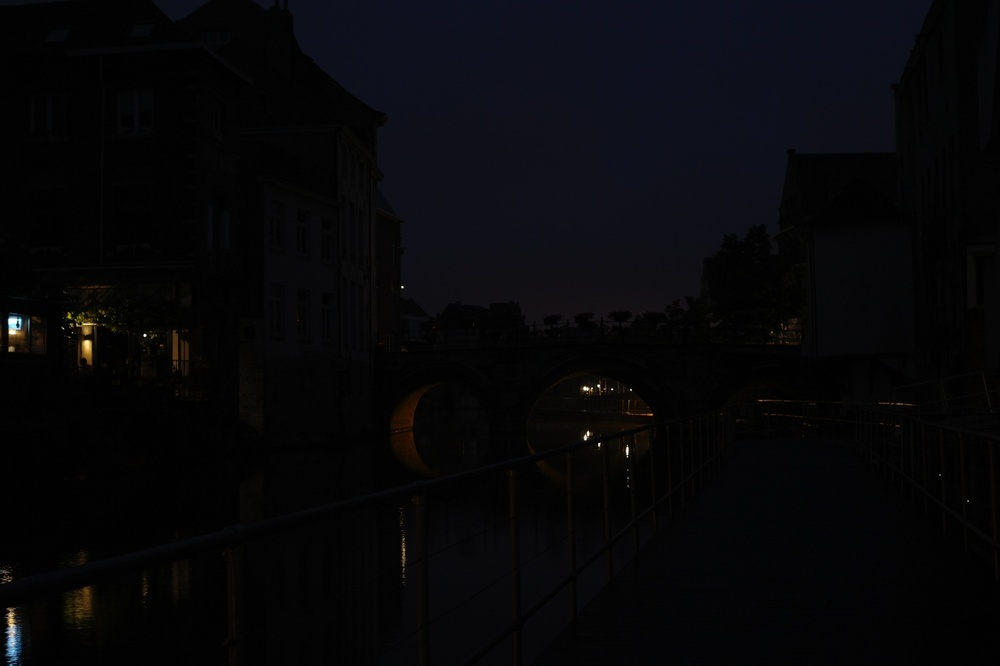
#> input picture XSTK_CNTT/TieuLuan/low-exposure.jpg, 1000 x 666 px, shrunk from 1538 x 1024 before the run
$ python 52100841_Part2.py
#> lines starting #> are read from the running program, lines starting #| are printed output that depends on the picture
import cv2 # sử dụng thư viện xử lý ảnh OpenCV
import numpy as np # thư viện toán học, đặc biệt là các tính toán trên các ma trận
from matplotlib import pyplot as plt # thư viện vẽ biểu đồ

def showimage(myimage, figsize=[5,5]): # dùng để fix size ảnh
    fig, ax = plt.subplots(figsize=figsize)
    ax.imshow(myimage, cmap = 'gray')
    plt.show()

def plot_histogram(img):
    # mỗi pixel có giá trị từ 0-255, nên phải khai báo một có 256 phần tử để chứa số đếm của các pixel có cùng giá trị
  hist, bins = np.histogram(img.flatten(),bins=256, range = [0,256])
#> hist = 256 values, max 119857 at index 2, min 0 at index 239, mean 2601.6; bins = 257 values from 0 to 256
  # dùng để fix size đồ thị
  fig, ax = plt.subplots(figsize=(5,5))
  ax.hist(img.flatten(),bins=256,range = [0,256],color='r')
  ax.set_xlabel('CƯỜNG ĐỘ PIXEL')
  ax.set_ylabel('#PIXEL')
  ax.set_xlim(0,255)
  # 3. tính toán hàm phân phối tích lũy (calculate CDF)
  cdf = hist.cumsum()
#> cdf = 256 values from 2637 to 666000
  cdf_normalized = cdf/cdf.max()
#> cdf_normalized = 256 values from 0.00396 to 1
  ax2 = ax.twinx()
  ax2.plot(cdf_normalized, color = 'b')
  ax2.set_ylabel('CDF(phân phối tích lũy)')
  ax2.set_ylim(0,1)
  plt.show()
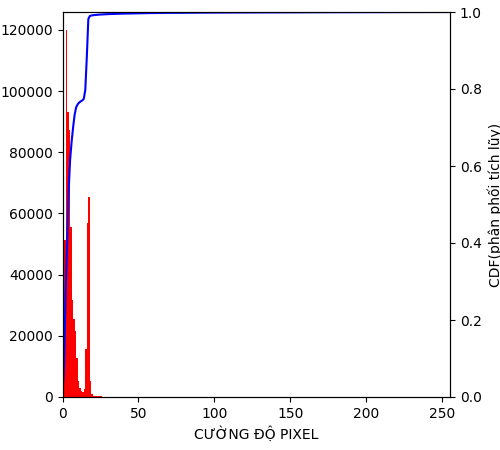
#> figure drawn by matplotlib, 2 panels; panel 1: tallest bar 119857 high, from x = 2 to 3; panel 2: curve peaks at x = 255, y = 1

# Tính toán histogram của ảnh xám
def compute_hist(img):
    # mỗi pixel có giá trị từ 0-255, nên phải khai báo một có 256 phần tử để chứa số đếm của các pixel có cùng giá trị
    hist = np.zeros((256,), np.uint8)
    # dùng để lấy kích thước của ảnh..... h, w = img.shape[:2]
    # w = img.shape[0]
    # h = img.shape[1]
    h, w = img.shape[:2]
    for i in range(h):
        for j in range(w):
            # lấy giá trị xám của điểm (i,j) hist[img[i][j]] += 1
            # giá trị gray tính ra cũng chính là phần tử thứ gray trong mảng his đã khai báo ở trên, sẽ tăng số đếm của phần tử thứ gray lên 1
            hist[img[i][j]] += 1
    return hist

def equal_hist(hist):
    cumulator = np.zeros_like(hist, np.float64)
    # Tính histogram mới của ảnh sau khi được cân bằng
    for i in range(len(cumulator)):
        cumulator[i] = hist[:i].sum()
    new_hist = (cumulator - cumulator.min())/(cumulator.max() - cumulator.min()) * 255
    new_hist = np.uint8(new_hist)
    return new_hist

def hist_equalize(img):
  # 1. calclate hist
  # hist = compute_hist(img)
  hist = cv2.calcHist([img], [0], None, [256], [0, 256])
  # 2. Chuẩn hóa biểu đồ (normalize hist)
  h, w = img.shape[:2]
#> h = 666; w = 1000
  hist = hist/(h*w)
#> hist = 256 values, max 0.18 at index 2, min 0 at index 239, mean 0.00391
  # 3. tính toán hàm phân phối tích lũy (calculate CDF)
  cdf = np.cumsum(hist)
#> cdf = 256 values from 0.00396 to 1
  # Tính giá trị cho từng điểm ảnh
  s_k = (255 * cdf-0.5).astype("uint8")
#> s_k = 256 values from 0 to 254
  return s_k

# ẢNH GỐC
img = cv2.imread("low-exposure.jpg", 0) # lấy ảnh từ thư viện opencv
showimage(img) # gọi hàm show ảnh
plot_histogram(img) # gọi hàm in đồ thị

# ẢNH SAU KHI XỬ LÝ SỬ DỤNG HÀM HIST_EQUALIZE
s_k = hist_equalize(img)
#> s_k = 256 values from 0 to 254
equalized_img = cv2.LUT(img, s_k)
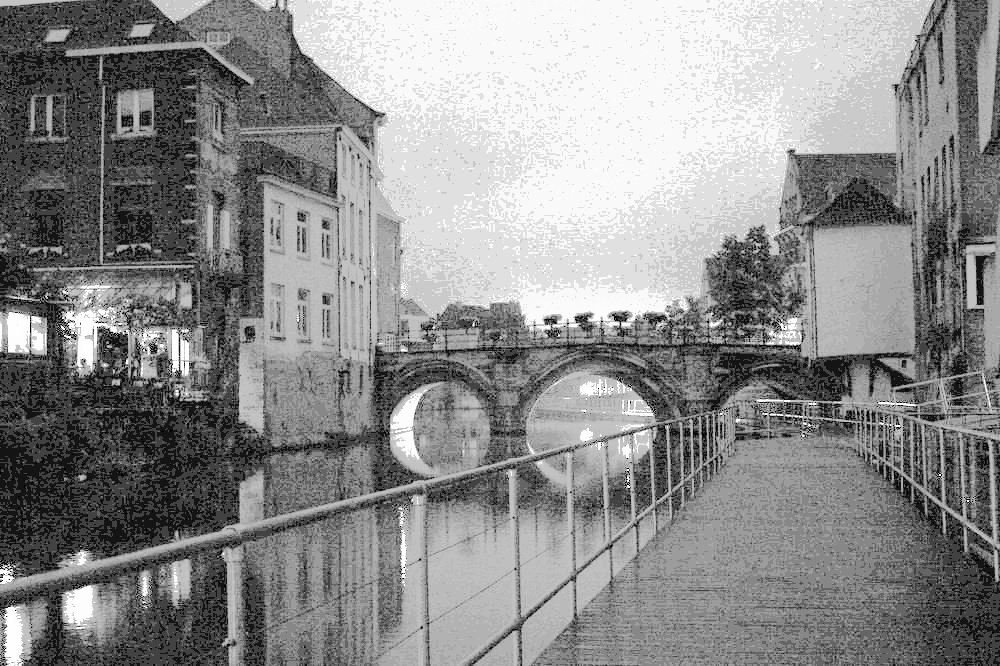
#> equalized_img: shape (666, 1000); min 0, max 254, mean 139.9
showimage(equalized_img)
plot_histogram(equalized_img)
#> in plot_histogram (call 2), `hist, bins = np.histogram(img.flatten(),bins=256, range = [0,256])`: hist = 256 values, max 119857 at index 66, min 0 at index 1, mean 2601.6
#> in plot_histogram (call 2), `plt.show()`:
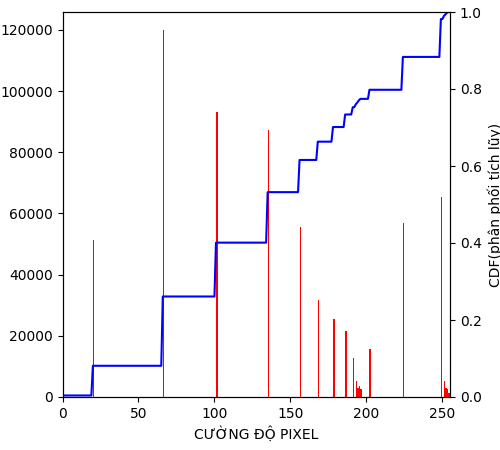
#> figure drawn by matplotlib, 2 panels; panel 1: tallest bar 119857 high, from x = 66 to 67; panel 2: curve peaks at x = 254, y = 1

# [9 lines of commented-out code are left out]
